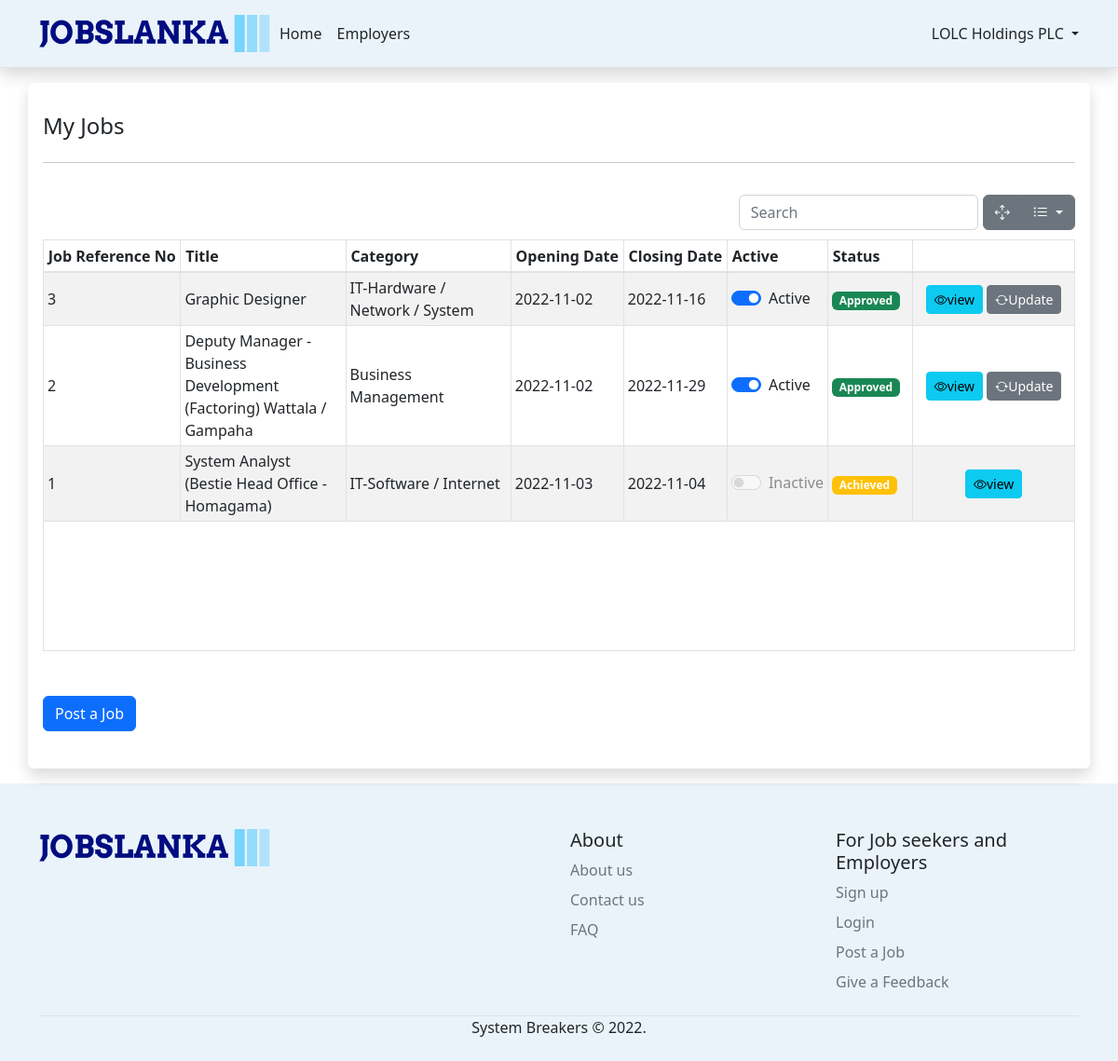
Screenshot of /myJobsE.php (signed in) with the database file from the repository.
### tables this page shows
CREATE TABLE `job` (
  `job_ref_no` int(11) NOT NULL,
  `title` varchar(100) NOT NULL,
  `description` text DEFAULT NULL,
  `image` varchar(100) DEFAULT NULL,
  `opening_date` date NOT NULL,
  `closing_date` date NOT NULL,
  `active` int(1) NOT NULL,
  `status` int(1) NOT NULL,
  `reason` text DEFAULT NULL,
  `job_category_id` int(11) NOT NULL,
  `job_type_id` int(11) NOT NULL,
  `employer_id` int(11) DEFAULT NULL,
  `location` varchar(20) NOT NULL
);

CREATE TABLE `job_category` (
  `id` int(11) NOT NULL,
  `name` varchar(50) NOT NULL,
  `description` varchar(200) DEFAULT NULL,
  `manager_id` varchar(12) DEFAULT NULL,
  `isactive` int(11) NOT NULL
);

### myJobsE.php (the view, shortened to what this page needs)
<?php
require "fillCombo.php";
if(isset($_SESSION['userData']) && $_SESSION['atype']=="Employer"){
?>
<!doctype html>
<html lang="en">
<head>
    <link href="assets\css\bootstrap.min.css" rel="stylesheet">
    <link href="assets\css\jobslanka.css" rel="stylesheet">
    <link href="assets\css\bootstrap-table.min.css" rel="stylesheet">
    <link href="assets\css\bootstrap-table-sticky-header.css" rel="stylesheet">
    <link rel="stylesheet" href="https://cdn.jsdelivr.net/npm/bootstrap-icons@1.7.2/font/bootstrap-icons.css">
</head>
<body>
<?php include "header.php" ?>
<main class="container shadow p-3 my-3 bg-white rounded" >
<div class="row">
    <div class="col-md-8 col-lg-12 ">
    <h4 class="mt-3">My Jobs</h4>
    <hr class="my-4">
    <div class="table-responsive my-4" >
        <table class="table table-striped table-sm " data-show-columns="true" data-height="500" id="jobs" data-unique-id="id">
            <thead >
            <tr>
                <th scope="col" class="col-1 " data-field="id">Job Reference No</th>
                <th scope="col" class="col-2 ">Title</th>
                <th scope="col" class="col-2 ">Category</th>
                <th scope="col" class="col-1 ">Opening Date</th>
                <th scope="col" class="col-1 ">Closing Date</th>
                <th scope="col" class="col-1 ">Active</th>
                <th scope="col" class="col-1 ">Status</th>
            </tr>
            </thead>
            <tbody>
            <?php
            $employerId = $_SESSION['userData']['id'];
            $sql= "select j.*,jc.name as category from job as j, job_category as jc where employer_id=$employerId and jc.id=j.job_category_id order by job_ref_no desc;";
            $result = mysqli_query($con,$sql);
            while($row=mysqli_fetch_assoc($result)){
                ?>
            <tr>
                <td><?php echo $row['job_ref_no']; ?></td>
                <td><?php echo $row['title']; ?></td>
                <td><?php echo $row['category']; ?></td>
                <td><?php echo $row['opening_date']; ?></td>
                <td><?php echo $row['closing_date']; ?></td>
                <td>
                    <?php $checkValue="";
                    $checkStatus="";
                     if($row['status']==1){
                        if($row['active']==1){
                            $checkValue="checked";
                            $checkStatus = "Active";
                        }else{
                            $checkValue="";
                            $checkStatus = "Inactive";
                        }
                     }else{
                        $checkValue="disabled";
                        $checkStatus = "Inactive";
                     } ?>
                <div class="form-check form-switch">
                <input class="form-check-input" type="checkbox" role="switch" id="<?php echo 'chk_'.$row['job_ref_no'] ?>" onchange="updateActiveStatus(<?php echo $row['job_ref_no'] ?>)"  <?php echo $checkValue; ?>>
                <label class="form-check-label" id="<?php echo 'checkStatusText_'.$row['job_ref_no'] ?>" ><?php echo $checkStatus; ?></label>
                </div></td>
                <td><?php
                if($row['status']==0){
                    echo "<span class='badge bg-primary'>Pending for Approval</span>";
                }else if($row['status']==1) {
                    echo "<span class='badge  bg-success'>Approved</span>";
                }
                else if($row['status']==2) {
                    $reason = $row['reason'];
                    echo "<span class='badge bg-danger'>Declined</span>
                    <button type='button' class='btn btn-link' data-bs-container='body' title='Reason for Declined' data-bs-toggle='popover' data-bs-placement='top' data-bs-content='$reason'> Reason</button>";
                }
                else if($row['status']==3) {
                    echo "<span class='badge bg-warning'>Achieved</span>";
                }
                ?></td>
                <td class="text-center">
                <button type="button" class="btn btn-info btn-sm"  onclick="viewJob(<?php echo $row['job_ref_no']; ?>)" ><i class="bi bi-eye"></i>view</button>
                <?php if($row['status']!=3) { ?><button type="button" class="btn btn-secondary btn-sm" onclick="updateJob(<?php echo $row['job_ref_no']; ?>)"  >
                    <i class="bi bi-arrow-repeat"></i>Update</button><?php } ?>
                </td>
            </tr>
            <?php }
            ?>
            </tbody>
        </table>
        </div>
  </div>
</div>
    <div class="row">
        <div class="col-sm-3">
            <input class=" btn btn-primary btn-md my-4" name="post" type="submit" onclick="window.location.href='createJob.php'" value="Post a Job">
        </div>
    </div>
</main>
<?php include "footer.php" ?>
</body>
</html>
<?php
}
else{
  header('location:login.php');
}
?>

### rows the page displays
job: job_ref_no "3", title "Graphic Designer", job_category.name "IT-Hardware / Network / System", opening_date "2022-11-02", closing_date "2022-11-16", active "Active", status "Approved"
job: job_ref_no "2", title "Deputy Manager - Business Development (Factoring) Wattala / Gampaha", job_category.name "Business Management", opening_date "2022-11-02", closing_date "2022-11-29", active "Active", status "Approved"
job: job_ref_no "1", title "System Analyst (Bestie Head Office - Homagama)", job_category.name "IT-Software / Internet", opening_date "2022-11-03", closing_date "2022-11-04", status "Inactive", shows "Achieved"

### other values shown
$_SESSION['userData']['name'] "LOLC Holdings PLC"
